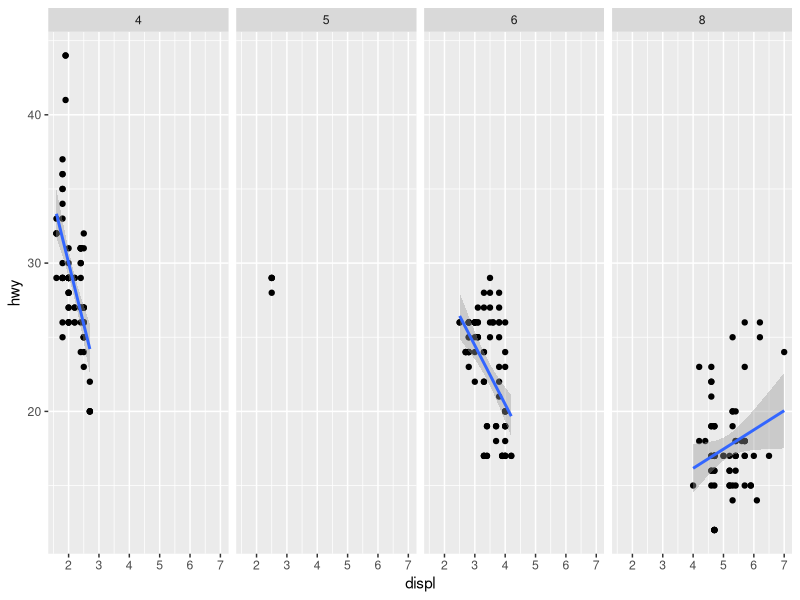
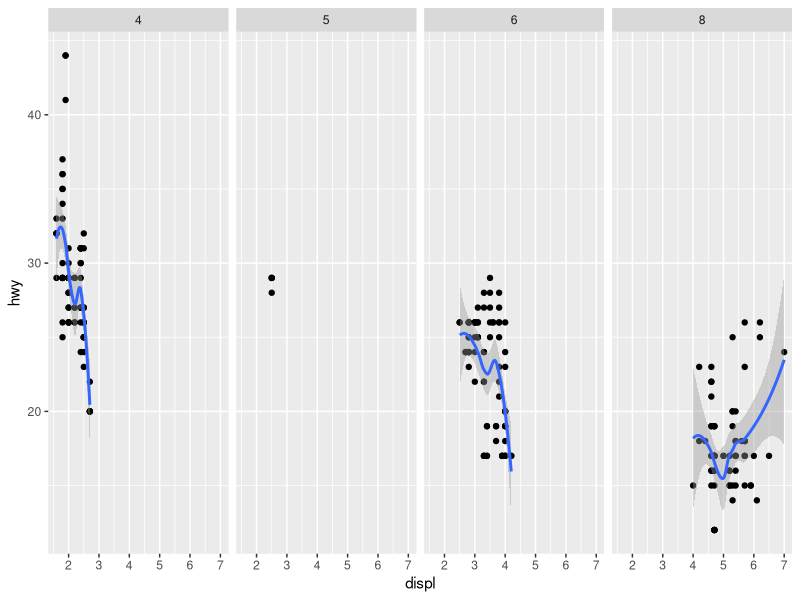
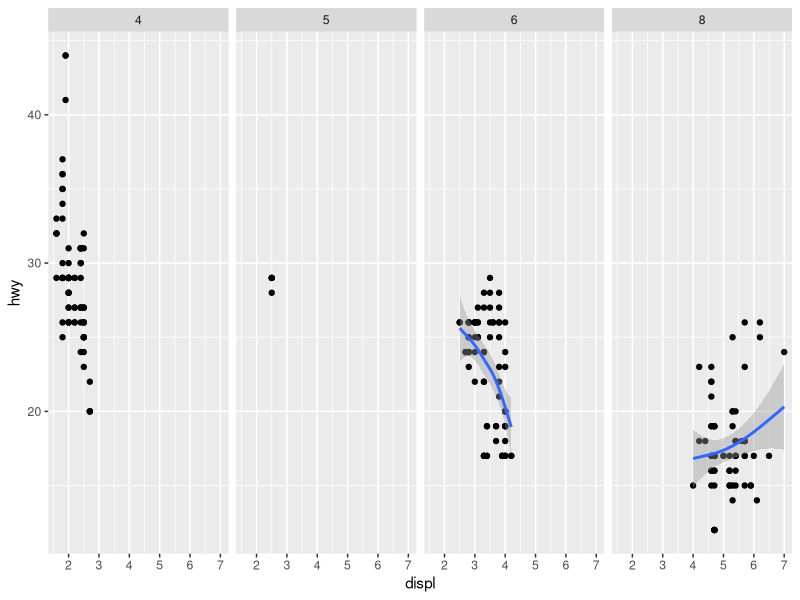
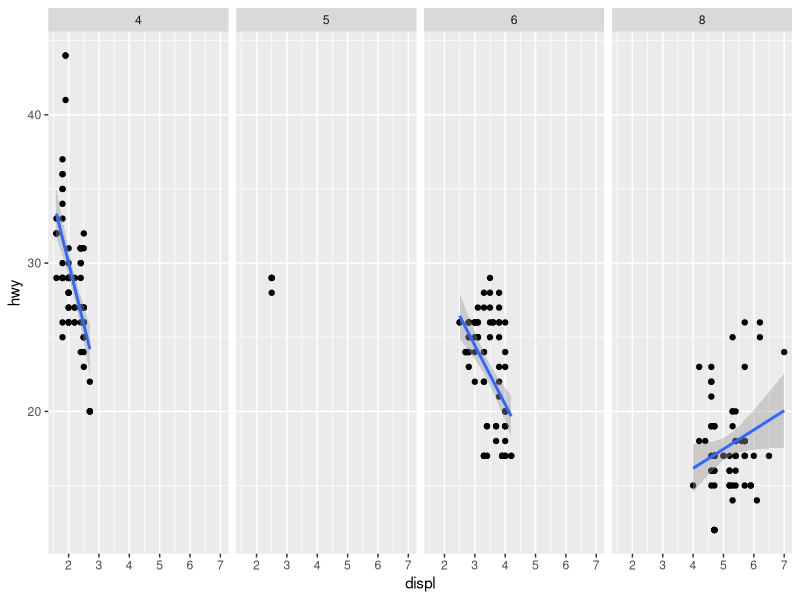

Write the R code that produced these figures, in order.
library(ggplot2)

plot_smooth_group <- function(data, x, y, color, facet, method) {
  ggplot(data, aes_string(x, y, color = color)) +
    geom_point() +
    geom_smooth(method = method, se = TRUE) +
    facet_grid(paste(". ~", facet))
}

# Example usage:
plot_smooth_group(mpg, "displ", "hwy", color = NULL, facet = "cyl", method = "lm")
plot_smooth_group(mpg, "displ", "hwy", color = NULL, facet = "cyl", method = "loess")
plot_smooth_group(mpg, "displ", "hwy", color = NULL, facet = "cyl", method = "gam")
plot_smooth_group(mpg, "displ", "hwy", color = NULL, facet = "cyl", method = "glm")
